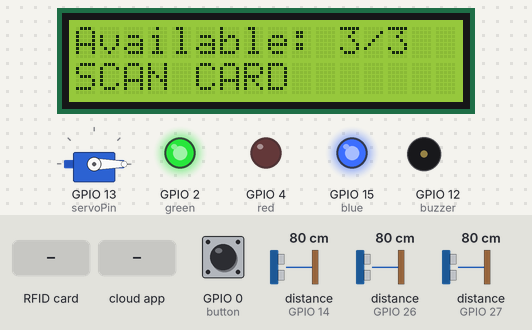
A sketch run on a simulated ESP32. On the bench: 16×2 character LCD, servo, output pins drawn as LEDs (lit = HIGH), buzzer (waves = sounding). Wiring (inferred from the names in the program): 3 × ultrasonic range finder: trigger GPIO 25, echo GPIO 14 / trigger GPIO 32, echo GPIO 26 / trigger GPIO 33, echo GPIO 27. The inputs (shaded band) are chosen by the test bench; at power-on: GPIO 0 (button) HIGH, distance to the obstacle (sensors on GPIO 14, GPIO 26, GPIO 27) 80 cm. The echo pulse lasts 58.3 µs per cm; WiFi joins after 1.5 s; servers stay silent unless stated; the Firebase database answers and starts empty; pins used as bus, display or sensor lines are not drawn; what the sketch prints to the serial monitor is not drawn.

Above: at 7.4 s.
7.5 s: RFID card 04 5A 1C 93 42 68 80 held to the reader
At 10.6 s:
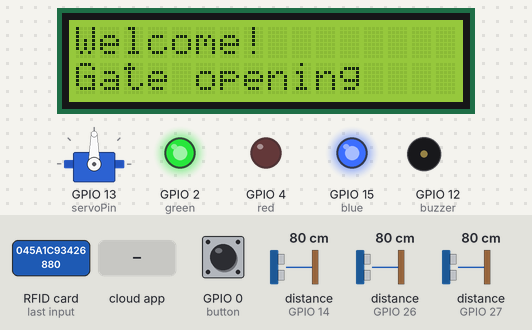
13.6 s: GPIO 0 (button) pulled LOW for 3.2 s
At 16.0 s:
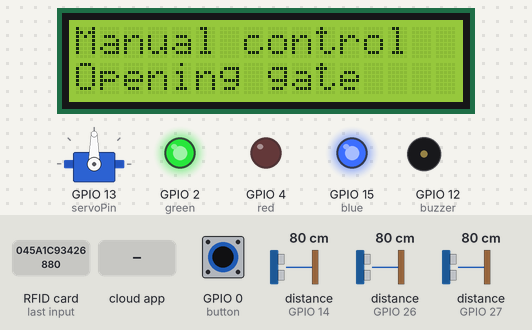
22.9 s: RFID card 5E 7A 19 C4 held to the reader
At 23.55 s:
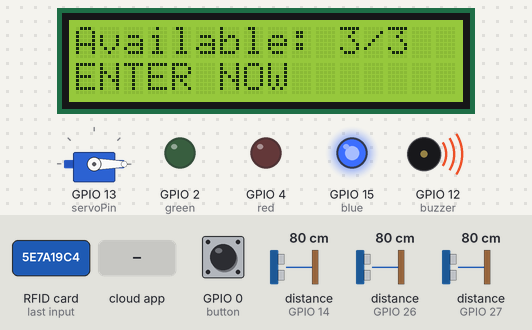
25.3 s: the phone or cloud app sets open_gate to 1
At 28.7 s:
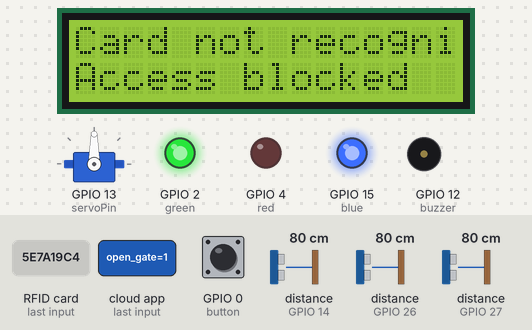
36.9 s: GPIO 0 (button) pulled LOW for 3.2 s
At 43.4 s:
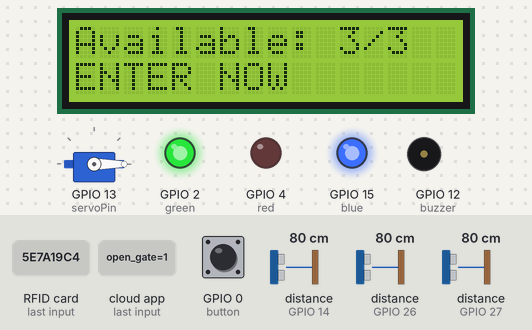
Timing chart, 0 to 44.9 s (numbered marks = the images above; inputs shaded):
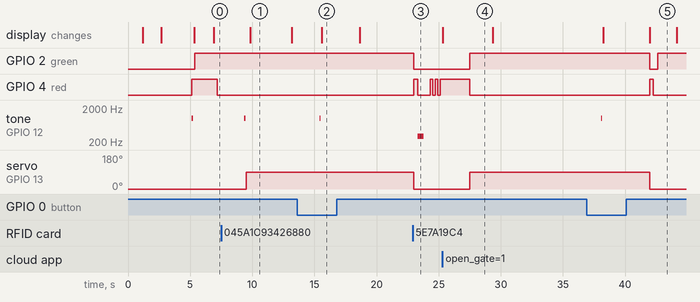

The sketch:

code.ino
```cpp
#include <WiFi.h>
#include <Firebase_ESP_Client.h>
#include <Wire.h>
#include <LiquidCrystal_I2C.h>
#include <ESP32Servo.h>
#include <SPI.h>
#include <MFRC522.h>
#include "addons/TokenHelper.h"
#include "addons/RTDBHelper.h"

// WiFi credentials
const char* wifiName = "PASTE_YOUR_WIFI_SSID";
const char* wifiPass = "PASTE_YOUR_WIFI_PASSWORD";

// Firebase setup
#define DATABASE_URL "https://your-project-id.firebaseio.com"
#define API_KEY "PASTE_YOUR_FIREBASE_API_KEY"

// Pin assignments
#define RFID_RST 22
#define RFID_SS 21

const int servoPin = 13;
const int openAngle = 90;
const int closeAngle = 0;
const int trigPins[3] = {32, 33, 25};
const int echoPins[3] = {26, 27, 14};
const int buzzer = 12;
const int red = 4;
const int green = 2;
const int blue = 15;
const int button = 0;

// Firebase objects
FirebaseData dataStream;
FirebaseAuth auth;
FirebaseConfig config;

// Hardware objects
LiquidCrystal_I2C screen(0x27, 16, 2);
Servo gateMotor;
MFRC522 rfid(RFID_SS, RFID_RST);

// System state
bool slots[3] = {false, false, false};
int freeSlots = 3;
String slotIDs[3] = {"A1", "B2", "C3"};
bool gateIsOpen = false;
bool systemActive = true;
unsigned long gateTimer = 0;
const unsigned long autoClose = 10000;
String allowedCards[] = {"04 5A 1C 93 42 68 80", "04 B5 1C 93 42 68 80", "04 64 1C 93 42 68 80"};
const int cardCount = 3;
unsigned long lastSensorCheck = 0;
const unsigned long sensorDelay = 2000;
unsigned long lastCardCheck = 0;
const unsigned long cardDelay = 500;
int vehicleCount = 0;
int badAttempts = 0;
String lastEntry = "";
bool firebaseConnected = false;

void setup() {
  Serial.begin(115200);
  delay(1000);
  Serial.println("Starting Smart Parking System...");

  Wire.begin();
  screen.init();
  screen.backlight();
  screen.clear();
  screen.setCursor(0, 0);
  screen.print("Booting System");
  screen.setCursor(0, 1);
  screen.print("Please wait...");

  pinMode(red, OUTPUT);
  pinMode(green, OUTPUT);
  pinMode(blue, OUTPUT);
  pinMode(buzzer, OUTPUT);
  pinMode(button, INPUT_PULLUP);

  gateMotor.attach(servoPin);
  gateMotor.write(closeAngle);

  for (int i = 0; i < 3; i++) {
    pinMode(trigPins[i], OUTPUT);
    pinMode(echoPins[i], INPUT);
    digitalWrite(trigPins[i], LOW);
  }

  SPI.begin(18, 19, 23, RFID_SS);
  rfid.PCD_Init();
  rfid.PCD_SetAntennaGain(rfid.RxGain_max);

  setupWiFi();
  setupFirebase();

  digitalWrite(red, HIGH);
  digitalWrite(green, LOW);
  digitalWrite(blue, HIGH);

  shortBeep();
  screen.clear();
  screen.print("Ready to scan");
  screen.setCursor(0, 1);
  screen.print("Place card here");
  Serial.println("System is running");
}

void loop() {
  unsigned long now = millis();

  if (now - lastCardCheck >= cardDelay) {
    lastCardCheck = now;
    scanRFID();
  }

  if (now - lastSensorCheck >= sensorDelay) {
    lastSensorCheck = now;
    checkSlots();
    sendToCloud();
    updateScreen();

    if (gateIsOpen && (now - gateTimer >= autoClose)) {
      shutGate();
    }
  }

  checkButton();
  readCloudCommands();

  if (WiFi.status() != WL_CONNECTED) {
    fixWiFi();
  }
}

void scanRFID() {
  if (!rfid.PICC_IsNewCardPresent()) return;
  if (!rfid.PICC_ReadCardSerial()) return;

  String cardCode = "";
  for (byte i = 0; i < rfid.uid.size; i++) {
    cardCode += (rfid.uid.uidByte[i] < 0x10 ? " 0" : " ");
    cardCode += String(rfid.uid.uidByte[i], HEX);
  }
  cardCode.toUpperCase();
  cardCode.trim();

  Serial.print("Card detected: ");
  Serial.println(cardCode);

  bool validCard = false;
  for (int i = 0; i < cardCount; i++) {
    if (cardCode == allowedCards[i]) {
      validCard = true;
      break;
    }
  }

  if (validCard) {
    grantAccess(cardCode);
  } else {
    denyAccess(cardCode);
  }

  rfid.PICC_HaltA();
  rfid.PCD_StopCrypto1();
}

void grantAccess(String card) {
  Serial.println("Access approved");
  shortBeep();

  if (freeSlots > 0) {
    openGate();
    vehicleCount++;
    lastEntry = getTime();

    if (firebaseConnected) {
      Firebase.RTDB.setInt(&dataStream, "/stats/authorized_entries", vehicleCount);
      Firebase.RTDB.setString(&dataStream, "/logs/last_valid", card + " @ " + lastEntry);
    }

    screen.clear();
    screen.print("Welcome!");
    screen.setCursor(0, 1);
    screen.print("Gate opening");
    delay(1500);
  } else {
    screen.clear();
    screen.print("Valid card");
    screen.setCursor(0, 1);
    screen.print("NO SPACE LEFT");
    errorBeep();
    delay(2000);
  }
}

void denyAccess(String card) {
  Serial.println("Access denied");
  errorBeep();
  badAttempts++;

  if (firebaseConnected) {
    Firebase.RTDB.setInt(&dataStream, "/stats/bad_tries", badAttempts);
    Firebase.RTDB.setString(&dataStream, "/logs/invalid_try", card + " @ " + getTime());
  }

  for (int i = 0; i < 3; i++) {
    digitalWrite(red, LOW);
    delay(200);
    digitalWrite(red, HIGH);
    delay(200);
  }

  screen.clear();
  screen.print("Card not recognized");
  screen.setCursor(0, 1);
  screen.print("Access blocked");
  delay(2000);
}

void checkSlots() {
  freeSlots = 0;

  for (int i = 0; i < 3; i++) {
    float dist = measureDistance(i);

    if (dist > 0 && dist < 25.0) {
      slots[i] = true;
    } else {
      slots[i] = false;
      freeSlots++;
    }

    Serial.print("Spot ");
    Serial.print(slotIDs[i]);
    Serial.print(": ");
    if (dist < 0) {
      Serial.print("No signal");
    } else {
      Serial.print(dist);
      Serial.print("cm");
    }
    Serial.println(slots[i] ? " [TAKEN]" : " [EMPTY]");
  }

  Serial.print("Free spots: ");
  Serial.print(freeSlots);
  Serial.println("/3");

  if (freeSlots == 0) {
    digitalWrite(red, HIGH);
    digitalWrite(green, LOW);
  } else {
    digitalWrite(green, HIGH);
  }
}

float measureDistance(int sensor) {
  digitalWrite(trigPins[sensor], LOW);
  delayMicroseconds(2);
  digitalWrite(trigPins[sensor], HIGH);
  delayMicroseconds(10);
  digitalWrite(trigPins[sensor], LOW);

  long time = pulseIn(echoPins[sensor], HIGH, 30000);

  if (time <= 0) return -1.0;

  float distance = time * 0.0343 / 2;
  return distance;
}

void openGate() {
  if (!gateIsOpen) {
    gateMotor.write(openAngle);
    gateIsOpen = true;
    gateTimer = millis();

    digitalWrite(green, HIGH);
    digitalWrite(red, LOW);

    Serial.println("Gate is open");
  }
}

void shutGate() {
  if (gateIsOpen) {
    gateMotor.write(closeAngle);
    gateIsOpen = false;

    digitalWrite(green, LOW);
    digitalWrite(red, HIGH);

    Serial.println("Gate closed");
  }
}

void updateScreen() {
  screen.clear();
  screen.setCursor(0, 0);

  screen.print("Available:");
  screen.setCursor(11, 0);
  screen.print(freeSlots);
  screen.print("/3");

  screen.setCursor(0, 1);
  if (freeSlots == 0) {
    screen.print("FULL - WAIT");
  } else if (gateIsOpen) {
    screen.print("ENTER NOW");
  } else {
    screen.print("SCAN CARD");
  }
}

void setupFirebase() {
  Serial.print("Connecting to cloud...");

  config.api_key = API_KEY;
  config.database_url = DATABASE_URL;
  auth.user.email = "";
  auth.user.password = "";

  Firebase.reconnectWiFi(true);
  dataStream.setBSSLBufferSize(4096, 1024);
  dataStream.setResponseSize(4096);
  config.token_status_callback = tokenStatusCallback;

  Firebase.begin(&config, &auth);

  Serial.print("Getting token...");
  while ((auth.token.uid) == "") {
    Serial.print(".");
    delay(1000);
  }

  firebaseConnected = true;
  Serial.println(" Connected!");

  if (Firebase.RTDB.setString(&dataStream, "/system/online", "yes")) {
    Serial.println("Status updated");
  } else {
    Serial.print("Problem: ");
    Serial.println(dataStream.errorReason());
  }

  Firebase.RTDB.setString(&dataStream, "/system/boot_time", getTime());
  Firebase.RTDB.setString(&dataStream, "/system/device", WiFi.macAddress());
}

void sendToCloud() {
  if (!firebaseConnected) return;

  for (int i = 0; i < 3; i++) {
    String path = "/spots/" + slotIDs[i];
    Firebase.RTDB.setBool(&dataStream, path + "/taken", slots[i]);
    Firebase.RTDB.setString(&dataStream, path + "/checked", getTime());
  }

  Firebase.RTDB.setInt(&dataStream, "/status/free", freeSlots);
  Firebase.RTDB.setInt(&dataStream, "/status/total", 3);
  Firebase.RTDB.setBool(&dataStream, "/gate/open", gateIsOpen);
  Firebase.RTDB.setString(&dataStream, "/system/ping", getTime());
}

void readCloudCommands() {
  if (!firebaseConnected) return;

  if (Firebase.RTDB.getBool(&dataStream, "/remote/open_gate")) {
    if (dataStream.boolData()) {
      openGate();
      Firebase.RTDB.setBool(&dataStream, "/remote/open_gate", false);
      Serial.println("Remote gate open");
    }
  }

  if (Firebase.RTDB.getBool(&dataStream, "/remote/lock_system")) {
    systemActive = dataStream.boolData();
    digitalWrite(red, systemActive ? HIGH : LOW);
  }
}

void setupWiFi() {
  Serial.print("Joining WiFi...");
  screen.clear();
  screen.print("Network:");
  screen.print(wifiName);

  WiFi.begin(wifiName, wifiPass);
  int tries = 0;

  while (WiFi.status() != WL_CONNECTED && tries < 20) {
    delay(500);
    Serial.print(".");
    screen.print(".");
    tries++;
  }

  if (WiFi.status() == WL_CONNECTED) {
    Serial.println(" Connected");
    Serial.print("My IP: ");
    Serial.println(WiFi.localIP());

    screen.setCursor(0, 1);
    screen.print(WiFi.localIP());
    delay(2000);

    digitalWrite(blue, HIGH);
  } else {
    Serial.println(" Failed");
    screen.clear();
    screen.print("No internet");
    screen.setCursor(0, 1);
    screen.print("Local mode only");
    delay(2000);
  }
}

void fixWiFi() {
  if (WiFi.status() != WL_CONNECTED) {
    Serial.println("WiFi dropped, reconnecting...");
    WiFi.disconnect();
    delay(1000);
    WiFi.begin(wifiName, wifiPass);

    int retries = 0;
    while (WiFi.status() != WL_CONNECTED && retries < 10) {
      delay(500);
      Serial.print(".");
      retries++;
    }

    if (WiFi.status() == WL_CONNECTED) {
      Serial.println("\nBack online!");
      digitalWrite(blue, HIGH);
    } else {
      Serial.println("\nStill offline");
      digitalWrite(blue, LOW);
    }
  }
}

void checkButton() {
  if (digitalRead(button) == LOW) {
    delay(50);
    if (digitalRead(button) == LOW) {
      Serial.println("Button pressed");

      if (freeSlots > 0) {
        openGate();
        shortBeep();
        screen.clear();
        screen.print("Manual control");
        screen.setCursor(0, 1);
        screen.print("Opening gate");
        delay(1000);
      } else {
        errorBeep();
        screen.clear();
        screen.print("Manual control");
        screen.setCursor(0, 1);
        screen.print("Lot is full");
        delay(2000);
      }

      while (digitalRead(button) == LOW) {
        delay(10);
      }
    }
  }
}

void shortBeep() {
  tone(buzzer, 1000, 100);
  delay(150);
  tone(buzzer, 1500, 100);
  noTone(buzzer);
}

void errorBeep() {
  tone(buzzer, 300, 500);
  delay(500);
  noTone(buzzer);
}

String getTime() {
  unsigned long seconds = millis() / 1000;
  unsigned long minutes = seconds / 60;
  unsigned long hours = minutes / 60;
  unsigned long days = hours / 24;

  char timeString[30];
  sprintf(timeString, "Day %lu, %02lu:%02lu:%02lu",
          days, hours % 24, minutes % 60, seconds % 60);
  return String(timeString);
}
```

Measured:
- after the input at 7.5 s, tone on GPIO 12 (buzzer): silent → 1000 Hz after 1.9 s, → silent 0.10 s later; servo on GPIO 13 (servoPin): 0° → 90° after 2.0 s; the display: changes after 2.3 s (image 1)
- after the input at 13.6 s, GPIO 2 (green): stays HIGH (without the input it goes to LOW after 8.3 s); GPIO 4 (red): stays LOW (without the input it goes to HIGH after 8.3 s)
- after the input at 22.9 s, GPIO 2 (green): goes on until 23.0 s, then stays LOW; tone on GPIO 12 (buzzer): silent → 300 Hz after 0.41 s, → silent 0.50 s later
- after the input at 25.3 s, servo on GPIO 13 (servoPin): 0° → 90° after 2.2 s
- after the input at 36.9 s, tone on GPIO 12 (buzzer): silent → 1000 Hz after 1.2 s, → silent 0.10 s later; servo on GPIO 13 (servoPin): 90° → 0° after 5.1 s instead of 3.3 s; the display: first changes after 1.4 s (image 5 shows a later state)
- what the display in image 1 shows lasts 3.4 s, from 9.8 s to 13.2 s
- what the display in image 4 shows lasts 4.1 s, from 25.3 s to 29.4 s
